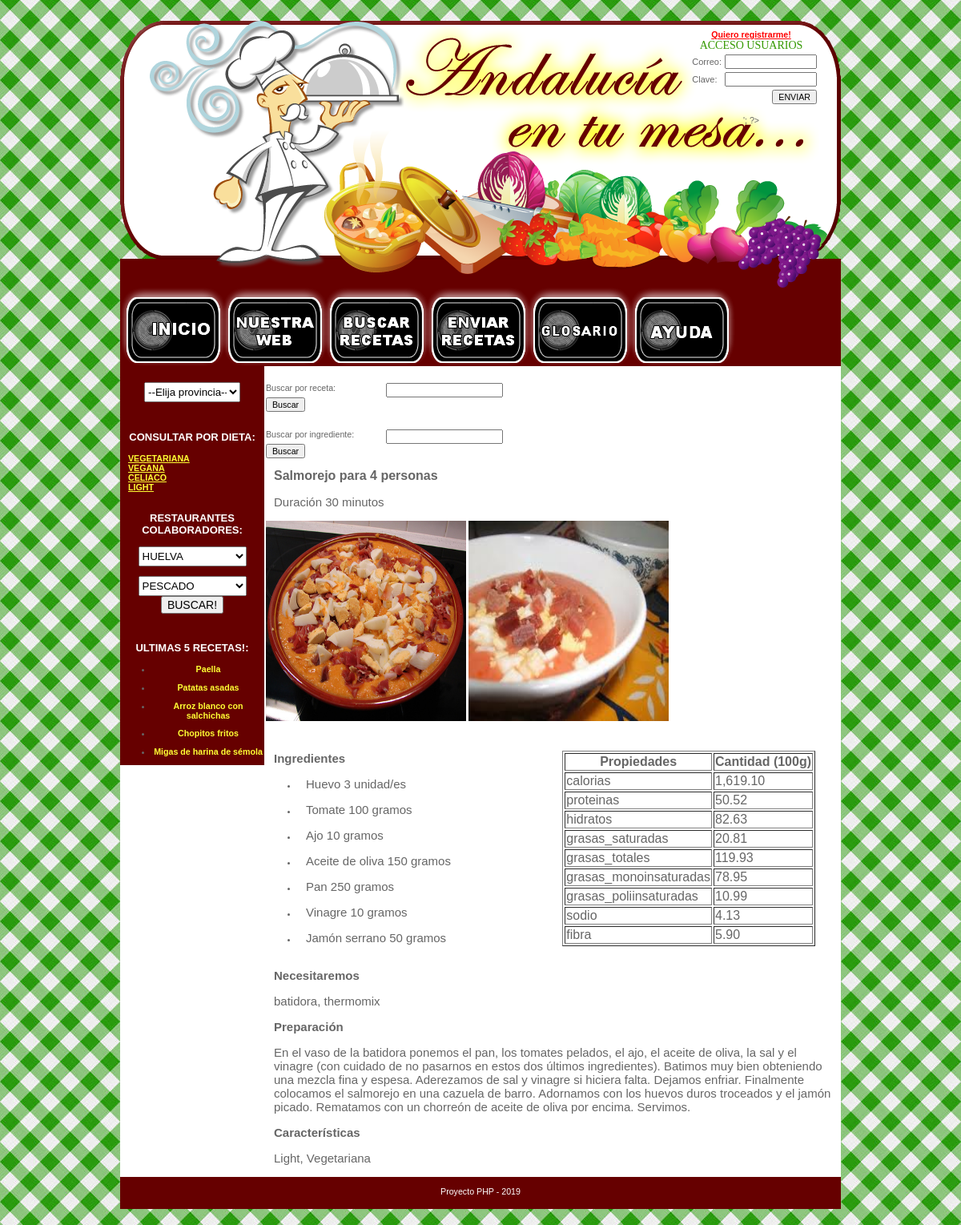
/mostrarBDrecetas.php?tipo=vegetariana, run on the app's committed database.
### tables this page shows
CREATE TABLE `receta` (
  `id_receta` int(10) UNSIGNED NOT NULL,
  `titulo` varchar(45) NOT NULL,
  `duracion` int(10) UNSIGNED DEFAULT NULL,
  `dificultad` varchar(45) NOT NULL,
  `preparacion` text NOT NULL,
  `horno` tinyint(1) DEFAULT NULL,
  `batidora` tinyint(1) DEFAULT NULL,
  `microondas` tinyint(1) DEFAULT NULL,
  `thermomix` tinyint(1) DEFAULT NULL,
  `celiacos` tinyint(1) DEFAULT NULL,
  `light` tinyint(1) DEFAULT NULL,
  `vegetariana` tinyint(1) DEFAULT NULL,
  `vegana` tinyint(1) DEFAULT NULL,
  `validada` tinyint(1) NOT NULL DEFAULT 0,
  `fecha` date NOT NULL,
  `comensales` int(10) UNSIGNED NOT NULL,
  `observaciones` text DEFAULT NULL,
  `numusuario_id_usuario` int(10) UNSIGNED DEFAULT NULL
);

CREATE TABLE `imagen` (
  `id_imag` int(10) UNSIGNED NOT NULL,
  `nombre_imagen` varchar(45) NOT NULL,
  `ruta` varchar(45) NOT NULL,
  `ancho` double DEFAULT NULL,
  `alto` double DEFAULT NULL,
  `descripcion` varchar(45) DEFAULT NULL,
  `ingrediente_id_ingred` int(10) UNSIGNED DEFAULT NULL,
  `receta_id_receta` int(10) UNSIGNED DEFAULT NULL,
  `restaurante_id_rest` int(10) UNSIGNED DEFAULT NULL
);

CREATE TABLE `ingredientes_principales` (
  `id_ingred` int(10) UNSIGNED NOT NULL,
  `id_receta` int(10) UNSIGNED NOT NULL,
  `cantidad` int(10) UNSIGNED NOT NULL,
  `medida` varchar(50) NOT NULL,
  `aclaraciones` text DEFAULT NULL
);

CREATE TABLE `ingrediente` (
  `id_ingred` int(10) UNSIGNED NOT NULL,
  `nombre` varchar(45) NOT NULL,
  `calorias_100g` double DEFAULT NULL,
  `proteinas_100g` double DEFAULT NULL,
  `hidratos_100g` double DEFAULT NULL,
  `grasas_saturadas_100g` double DEFAULT NULL,
  `grasas_totales_100g` double DEFAULT NULL,
  `grasas_monoinsaturadas_100g` double DEFAULT NULL,
  `grasas_poliinsaturadas_100g` double DEFAULT NULL,
  `sodio_100g` double DEFAULT NULL,
  `fibra_100g` double DEFAULT NULL,
  `observaciones` text DEFAULT NULL,
  `validado` tinyint(1) NOT NULL DEFAULT 0
);

### mostrarBDrecetas.php (the view, shortened to what this page needs)
<?php
include_once("cabecera.php");
include_once("menu.php");
include_once("col_izq.php");
echo "<div id='estiloRecetas'>";
?>
<form action="mostrarBDrecetas.php" method="POST">
    <div class="fields">
        <label for="recipeSearch">Buscar por receta:</label>
        <input type="text" name="recipeSearch" value="<?php if(isset($_POST["recipeSearch"])){ echo $_POST["recipeSearch"]; } ?>">
    </div>
    <input type="submit" value="Buscar">
</form>
<form action="mostrarBDrecetas.php" method="POST">
    <div class="fields">
        <label for="ingredientSearch">Buscar por ingrediente:</label>
        <input type="text" name="ingredientSearch" value="<?php if(isset($_POST["ingredientSearch"])){ echo $_POST["ingredientSearch"]; } ?>">
    </div>
    <input type="submit" value="Buscar">
</form>
<?php
if(count($_GET) != 0){
    if(isset($_GET["tipo"])){
        $type = $_GET["tipo"];
        switch($type) {
            case "vegetariana":
            case "vegana":
            case "celiaco":
            case "light":
                getByStyle($type);
                break;
        }
    }
}
function getByStyle($style) {
    try{
        $db = new PDO('mysql:host=localhost;dbname=bd_recetas', 'root', 'root');
        $db->setAttribute(PDO::ATTR_ERRMODE,PDO::ERRMODE_EXCEPTION);
        $query = "SELECT * FROM receta WHERE " . $style . "=1";
        $st = $db->prepare($query);
        $st->execute();
        $recipes = $st->fetchAll(PDO::FETCH_ASSOC);
        showRecipes($recipes);
    } catch (PDOException $e) {
        echo '¡Error!: ',$e->getMessage(),'<br />';
        die();
    } catch (Throwable $e) {
        echo '¡Error!: ',$e->getMessage(),'<br />';
        die();
    }
}
function showRecipes($recipes){
    if(count($recipes) == 0){
        echo "<h2>No se han encontrado recetas</h2>";
    }else{
        foreach($recipes as $recipe){
            try{
                $db = new PDO('mysql:host=localhost;dbname=bd_recetas', 'root', 'root');
                $db->setAttribute(PDO::ATTR_ERRMODE,PDO::ERRMODE_EXCEPTION);
                $query = "SELECT sum(calorias_100g) as calorias, sum(proteinas_100g) as proteinas, sum(hidratos_100g) as hidratos,
                sum(grasas_saturadas_100g) as grasas_saturadas, sum(grasas_totales_100g) as grasas_totales,
                sum(grasas_monoinsaturadas_100g) as grasas_monoinsaturadas, sum(grasas_poliinsaturadas_100g) as grasas_poliinsaturadas,
                sum(sodio_100g) as sodio, sum(fibra_100g) as fibra FROM ingrediente JOIN ingredientes_principales ON
                ingrediente.id_ingred = ingredientes_principales.id_ingred JOIN receta ON
                receta.id_receta = ingredientes_principales.id_receta WHERE receta.id_receta = :id";
                $st = $db->prepare($query);
                $st->bindParam(':id', $id);
                $id = $recipe["id_receta"];
                $st->execute();
                $properties = $st->fetchAll(PDO::FETCH_ASSOC);
                $query = "SELECT ingrediente.nombre, ingredientes_principales.cantidad, ingredientes_principales.medida FROM ingrediente JOIN ingredientes_principales on ingredientes_principales.id_ingred = ingrediente.id_ingred
                WHERE ingredientes_principales.id_receta = :id";
                $st = $db->prepare($query);
                $st->bindParam(':id', $id);
                $id = $recipe["id_receta"];
                $st->execute();
                $ingredients = $st->fetchAll(PDO::FETCH_ASSOC);
                $id = $recipe["id_receta"];
                $query = "SELECT * FROM imagen WHERE imagen.receta_id_receta = :id";
                $st = $db->prepare($query);
                $st->bindParam(':id', $id);
                $id = $recipe["id_receta"];
                $st->execute();
                $images = $st->fetchAll(PDO::FETCH_ASSOC);
               ?>
                <h2><?php echo $recipe['titulo'] . ' para ' . $recipe['comensales'] . ' personas'; ?></h2>
                <p>Duración <?php echo $recipe["duracion"] . ' minutos' ?></p>
                <div>
                <?php foreach($images as $image): ?>
                    <img <?php echo $image["ruta"]; ?> alt="<?php echo $image["nombre_imagen"]; ?>" height="250" width="250">
                <?php endforeach; ?>
                </div>
                <div class="ingredients">
                    <div>
                        <p><b>Ingredientes</b></p>
                        <ul>
                            <?php foreach($ingredients as $ingredient){
                                if($ingredient["medida"] == "gramos") : ?>
                                    <li><p><?php echo $ingredient["nombre"] . " " . $ingredient["cantidad"] . " gramos" ?></p></li>
                                <?php else: ?>
                                    <li><p><?php echo $ingredient["nombre"] . " " . $ingredient["cantidad"] . " unidad/es" ?></p></li>
                                <?php endif;
                            }
                            ?>
                        </ul>
                    </div>
                    <div>
                        <table border="1">
                            <thead>
                                <th>Propiedades</th>
                                <th>Cantidad (100g)</th>
                            </thead>
                            <tbody>
                                <?php
                                    foreach($properties as $propertie){
                                        foreach($propertie as $key => $value): ?>
                                            <tr>
                                                <td><?php echo $key; ?></td>
                                                <td><?php echo number_format($value, 2) ?></td>
                                            </tr>
                                        <?php endforeach;
                                    }
                                ?>
                            </tbody>
                        </table>
                    </div>
                </div>
                <div>
                <?php
                    $utensils = [];
                    if($recipe["batidora"] == 1)
                        array_push($utensils, "batidora");
                    if($recipe["thermomix"] == 1)
                        array_push($utensils, "thermomix");
                ?>
                <?php if(count($utensils) > 0) : ?>
                    <div>
                        <p><b>Necesitaremos</b></p>
                        <p><?php echo implode(", ",  $utensils); ?></p>
                    </div>
                <?php endif; ?>
                </div>
                <div>
                    <p><b>Preparación</b></p>
                    <p><?php echo $recipe["preparacion"]; ?></p>
                </div>
                <?php
                    $type = [];
                    if($recipe["light"] == 1)
                        array_push($type, "Light");
                    if($recipe["vegetariana"] == 1)
                        array_push($type, "Vegetariana");
                ?>
                <?php if(count($type) > 0) : ?>
                    <div>
                        <p><b>Características</b></p>
                        <p><?php echo implode(", ",  $type); ?></p>
                    </div>
                <?php endif; ?>
               <?php
            } catch (PDOException $e) {
                echo '¡Error!: ',$e->getMessage(),'<br />';
                die();
            } catch (Throwable $e) {
                echo '¡Error!: ',$e->getMessage(),'<br />';
                die();
            }
        }
    }
}
echo "</div>";
include_once("pie.php");
?>

### col_izq.php (shortened to what this page needs)
<div id="content" style="width:900px;margin-left:auto;margin-right:auto;">
	<div id="col_izq">
<form name="formProv" action="mostrarBDrecetas.php?tipo=provincia" method="post">
		<select id="selectprov" name="selectprov" onchange="this.form.submit()" style="HEIGHT: 25px; LIST-STYLE: square;  WIDTH: 120px">
		<option value="">--Elija provincia--</option>
		</select>
</form>
<br/>
<h3> CONSULTAR POR DIETA:</h3>
<ul style="list-style:none;margin-left:10px;padding:0px;text-align:left;">
	<li><a href="mostrarBDrecetas.php?tipo=vegetariana">VEGETARIANA</a><br/></li>
	<li><a href="mostrarBDrecetas.php?tipo=vegana">VEGANA</a><br/></li>
	<li><a href="mostrarBDrecetas.php?tipo=celiaco">CELIACO</a><br/></li>
	<li><a href="mostrarBDrecetas.php?tipo=light">LIGHT</a><br/><br/></li>
</ul>
<h3> RESTAURANTES COLABORADORES:</h3>
<form name="formEsp" action="mostrarBDrecetas.php?tipo=especial" method="post">
	<select id="selectprov2" name="selectprov2" style="HEIGHT: 25px; LIST-STYLE: square;  WIDTH: 135px">
	<option value="HUELVA">HUELVA</option>
	</select><br/><br/>
	<select id="selectesp" name="selectesp"  style="HEIGHT: 25px; LIST-STYLE: square;  WIDTH: 135px">
		<option value="PESCADO">PESCADO</option>
	</select>
<input name="enviar" id="enviar" type="submit" class="boton" value="BUSCAR!" style="font-size: 14px; font-family: Arial;">
</form><br/>
<h3> ULTIMAS 5 RECETAS!:</h3>
<?php
	try{
        $db = new PDO('mysql:host=localhost;dbname=bd_recetas', 'root', 'root');
		$db->setAttribute(PDO::ATTR_ERRMODE,PDO::ERRMODE_EXCEPTION);
        $query = "SELECT * FROM receta ORDER BY fecha DESC LIMIT 5";
        $st = $db->prepare($query);
        $st->execute();
        $recetas = $st->fetchAll();
    } catch (PDOException $e) {
        echo '¡Error!: ',$e->getMessage(),'<br />';
        die();
    } catch (Throwable $e) {
        echo '¡Error!: ',$e->getMessage(),'<br />';
        die();
	}
	if(isset($recetas)) :
?>
		<ul>
			<?php $counter = 1 ?>
			<?php foreach($recetas as $receta) : ?>
				<li>
					<form id="<?php echo 'formRecipe' . $counter; ?>" action="mostrarBDrecetas.php?tipo=receta" method="POST">
						<a style="cursor:hand;" onClick="document.getElementById(<?php echo "'" . "formRecipe" . $counter . "'"; ?>).submit();"><?php echo $receta['titulo']; ?></a>
					</form>
				</li>
				<?php $counter++; ?>
			<?php endforeach; ?>
		</ul>
<?php	endif; ?>
</div>

### css/estilos.css (style rules this page uses)
#estiloglosario, #enviarReceta, #mensajeBienvenida, #estiloRecetas, #nuestraweb,#estiloayuda,#estilonuevouser { width: 718px;float: right;background-color:#fff;text-align: left; }
p { margin-left: 10px;margin-right: 10px;font-size:15px; }
#estiloglosario p,#enviarReceta p,#mensajeBienvenida p, #estiloRecetas p, #nuestraweb p,#estiloayuda p { margin-left: 10px;margin-right: 10px; }
A, A:ACTIVE, A:FOCUS, A:LINK, A:VISITED { color : #FFFF33;font-weight: bold; }
INPUT { font-size : 8pt; }
H2 { text-align:left;margin-left:10px; }
H3 { color: #fff;font-size:13px;text-align:center; }
#col_izq { width:180px;float:left;padding-top: 20px;background-color: #600; }
.ingredients { margin-top: 2em; display: flex; flex-direction: row; justify-content: space-between; padding-right: 3em; align-items: center; }
.fields { margin-top: 2em; }
.fields > label { display: block; width: 150px; float: left; }

### data on the page
receta: titulo "Paella"
receta: titulo "Patatas asadas"
receta: titulo "Arroz blanco con salchichas"
receta: titulo "Chopitos fritos"
receta: titulo "Migas de harina de sémola"
receta: titulo "Salmorejo", comensales "4", duracion "30", key "calorias", value "1,619.10", key "proteinas", value "50.52", key "hidratos", value "82.63", key "grasas_saturadas", value "20.81", key "grasas_totales", value "119.93", key "grasas_monoinsaturadas", value "78.95", key "grasas_poliinsaturadas", value "10.99", key "sodio", value "4.13", key "fibra", value "5.90", utensils "batidora, thermomix", preparacion "En el vaso de la batidora ponemos el pan, los tomates pelados, el ajo, el aceite de oliva, la sal y el vinagre (con cuidado de no pasarnos en estos dos últimos ingredientes). Batimos muy bien obteniendo una mezcla fina y espesa. Aderezamos de sal y vinagre si hiciera falta. Dejamos enfriar. Finalmente colocamos el salmorejo en una cazuela de barro. Adornamos con los huevos duros troceados y el jamón picado. Rematamos con un chorreón de aceite de oliva por encima. Servimos.", type "Light, Vegetariana"
imagen: nombre_imagen (picture)
imagen: shows a picture
ingredientes_principales: id_ingred.nombre "Huevo", cantidad "3"
ingredientes_principales: id_ingred.nombre "Tomate", cantidad "100"
ingredientes_principales: id_ingred.nombre "Ajo", cantidad "10"
ingredientes_principales: id_ingred.nombre "Aceite de oliva", cantidad "150"
ingredientes_principales: id_ingred.nombre "Pan", cantidad "250"
ingredientes_principales: id_ingred.nombre "Vinagre", cantidad "10"
ingredientes_principales: id_ingred.nombre "Jamón serrano", cantidad "50"
